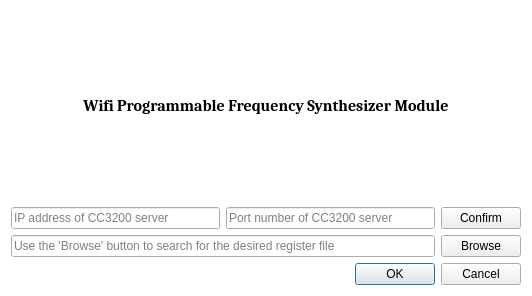
<?xml version="1.0" encoding="UTF-8"?>
<ui version="4.0">
 <class>Dialog</class>
 <widget class="QDialog" name="Dialog">
  <property name="geometry">
   <rect>
    <x>0</x>
    <y>0</y>
    <width>532</width>
    <height>296</height>
   </rect>
  </property>
  <property name="windowTitle">
   <string>Wifi Module</string>
  </property>
  <property name="autoFillBackground">
   <bool>false</bool>
  </property>
  <property name="styleSheet">
   <string notr="true">QDialog{
background-color: rgb(255, 255, 255);
}</string>
  </property>
  <layout class="QGridLayout" name="gridLayout">
   <item row="5" column="2">
    <widget class="QPushButton" name="BrowseButton">
     <property name="text">
      <string>Browse</string>
     </property>
    </widget>
   </item>
   <item row="6" column="0" colspan="3">
    <widget class="QDialogButtonBox" name="OKbuttonBox">
     <property name="orientation">
      <enum>Qt::Horizontal</enum>
     </property>
     <property name="standardButtons">
      <set>QDialogButtonBox::Cancel|QDialogButtonBox::Ok</set>
     </property>
    </widget>
   </item>
   <item row="3" column="0" colspan="3">
    <widget class="QLabel" name="label">
     <property name="font">
      <font>
       <family>Cambria</family>
       <pointsize>12</pointsize>
      </font>
     </property>
     <property name="autoFillBackground">
      <bool>false</bool>
     </property>
     <property name="styleSheet">
      <string notr="true"/>
     </property>
     <property name="text">
      <string>&lt;html&gt;&lt;head/&gt;&lt;body&gt;&lt;p&gt;&lt;img src=&quot;:/img/0ed03b37.png&quot;/&gt;&lt;/p&gt;&lt;p&gt;&lt;span style=&quot; font-weight:600;&quot;&gt;Wifi Programmable Frequency Synthesizer Module&lt;/span&gt;&lt;/p&gt;&lt;/body&gt;&lt;/html&gt;</string>
     </property>
     <property name="scaledContents">
      <bool>false</bool>
     </property>
     <property name="alignment">
      <set>Qt::AlignCenter</set>
     </property>
     <property name="wordWrap">
      <bool>true</bool>
     </property>
    </widget>
   </item>
   <item row="4" column="0">
    <widget class="QLineEdit" name="IPlineEdit">
     <property name="styleSheet">
      <string notr="true"/>
     </property>
     <property name="placeholderText">
      <string>IP address of CC3200 server</string>
     </property>
     <property name="clearButtonEnabled">
      <bool>false</bool>
     </property>
    </widget>
   </item>
   <item row="4" column="2">
    <widget class="QPushButton" name="ConfirmButton">
     <property name="text">
      <string>Confirm</string>
     </property>
    </widget>
   </item>
   <item row="4" column="1">
    <widget class="QLineEdit" name="PortEdit">
     <property name="placeholderText">
      <string>Port number of CC3200 server</string>
     </property>
    </widget>
   </item>
   <item row="5" column="0" colspan="2">
    <widget class="QLineEdit" name="lineEdit">
     <property name="placeholderText">
      <string>Use the 'Browse' button to search for the desired register file</string>
     </property>
    </widget>
   </item>
  </layout>
 </widget>
 <resources>
  <include location="test test.qrc"/>
 </resources>
 <connections>
  <connection>
   <sender>OKbuttonBox</sender>
   <signal>accepted()</signal>
   <receiver>Dialog</receiver>
   <slot>accept()</slot>
   <hints>
    <hint type="sourcelabel">
     <x>248</x>
     <y>254</y>
    </hint>
    <hint type="destinationlabel">
     <x>157</x>
     <y>274</y>
    </hint>
   </hints>
  </connection>
  <connection>
   <sender>OKbuttonBox</sender>
   <signal>rejected()</signal>
   <receiver>Dialog</receiver>
   <slot>reject()</slot>
   <hints>
    <hint type="sourcelabel">
     <x>316</x>
     <y>260</y>
    </hint>
    <hint type="destinationlabel">
     <x>286</x>
     <y>274</y>
    </hint>
   </hints>
  </connection>
 </connections>
</ui>
